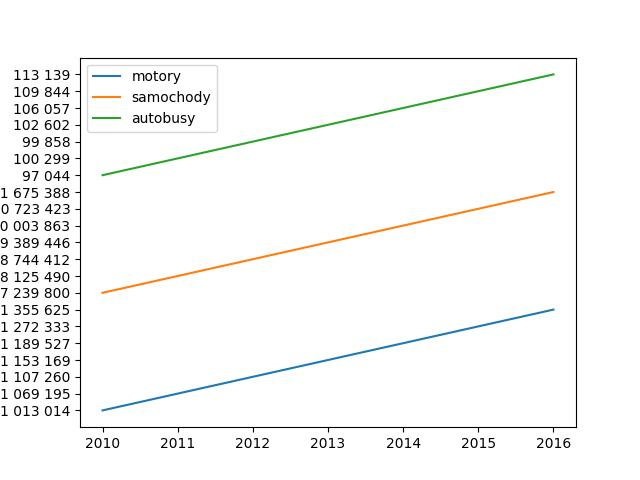

This figure's Python source:
import matplotlib.pyplot as plt
import pandas as pd
import numpy as np
df=pd.read_csv("transport14.csv",sep=";",header=None).T
motory=df[df[0]=="motocykle ogółem"].groupby([1])[3].sum()
samochody=df[df[0]=="samochody osobowe"].groupby([1])[3].sum()
autobusy=df[df[0]=="autobusy ogółem"].groupby([1])[3].sum()
rok=df[1].drop_duplicates()
plt.plot(motory,label="motory")
plt.plot(samochody,label="samochody")
plt.plot(autobusy,label="autobusy")
plt.legend()
plt.savefig("zad3.jpg")
plt.show()